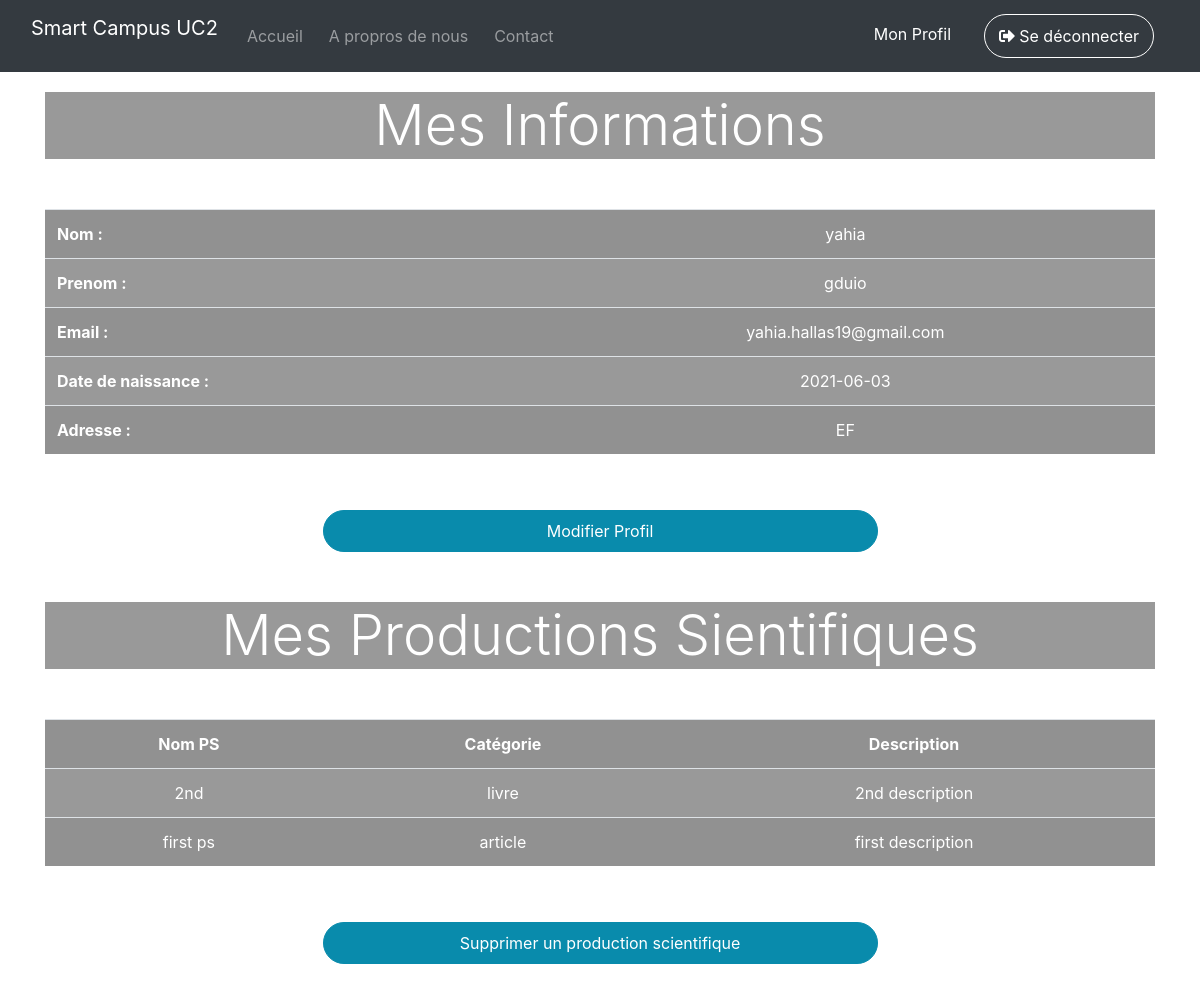
Before: /pages/profil.php (signed in) with the older database file.
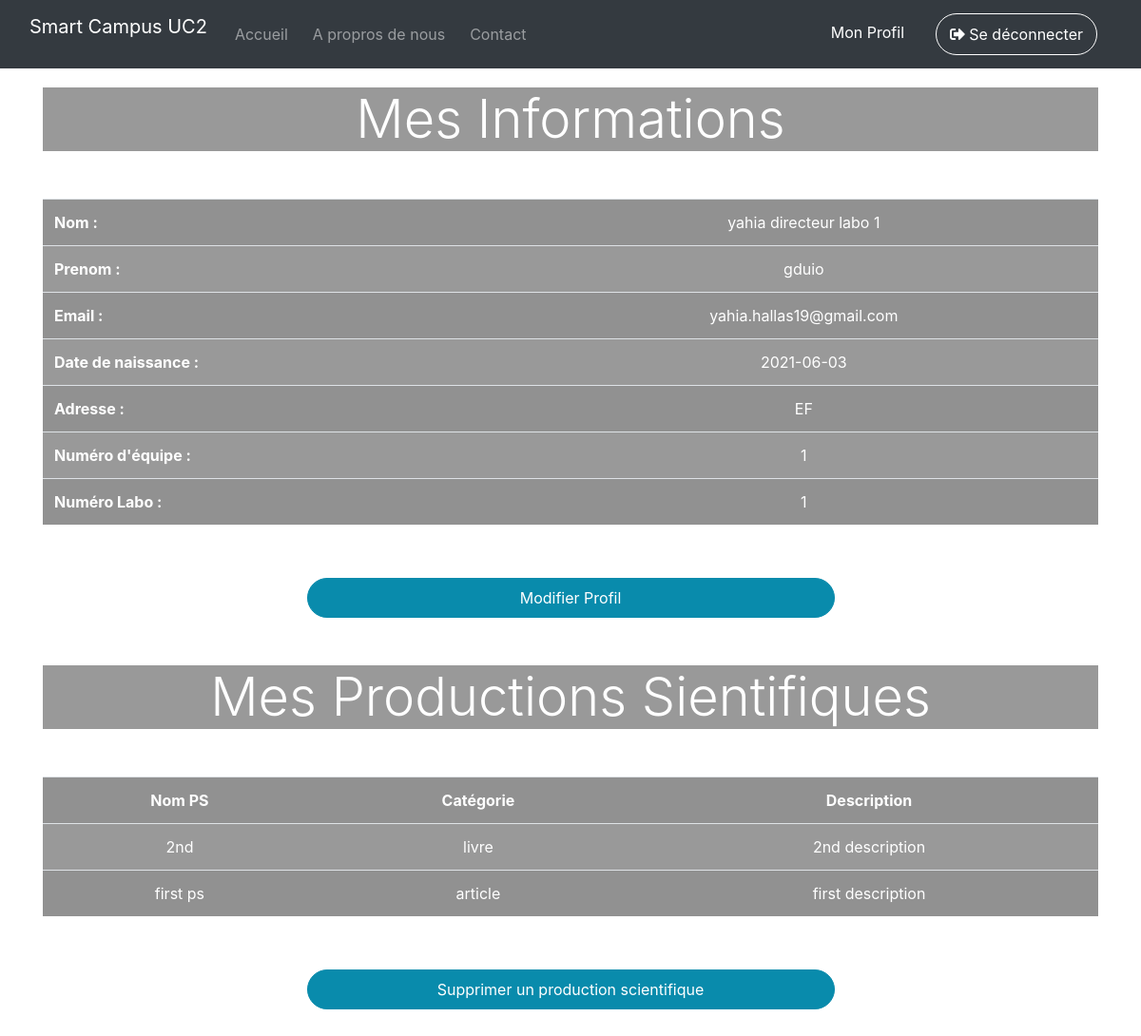
After: the same page with the newer database file.
### tables this page shows
CREATE TABLE `utilisateurs` (
  `id` int(11) NOT NULL,
  `nom` varchar(25) NOT NULL,
  `prenom` varchar(25) NOT NULL,
  `email` varchar(25) NOT NULL,
  `pass` varchar(64) NOT NULL,
  `date_nais` date NOT NULL,
  `adr` varchar(25) NOT NULL,
  `role` int(11) DEFAULT 1,
  `num_equipe` int(11) DEFAULT NULL,
  `num_projet` int(11) DEFAULT NULL,
  `num_labo` int(11) DEFAULT NULL
);

CREATE TABLE `production_sientifique` (
  `num_chercheur` int(11) NOT NULL,
  `nom_ps` varchar(25) NOT NULL,
  `categorie_ps` varchar(25) NOT NULL,
  `description` varchar(255) DEFAULT NULL
);

### pages/profil.php (the view, shortened to what this page needs)
<?php
include '../includes/bd.php';
$id = $_SESSION['id'];
$sql = "SELECT * FROM utilisateurs WHERE id ='$id' ";
$sqli = mysqli_query($con, $sql);
$user = mysqli_fetch_assoc($sqli);
$query = "SELECT * FROM `production_sientifique` WHERE `num_chercheur` ='$id' ";
$result = mysqli_query($con, $query);
?>
<!doctype html>
<html lang="en">
<head>
    <link rel="stylesheet" href="https://cdn.jsdelivr.net/npm/bootstrap@4.6.0/dist/css/bootstrap.min.css">
    <link rel="stylesheet" href="https://use.fontawesome.com/releases/v5.7.0/css/all.css">
    <link rel="stylesheet" href="../css/style.css">
</head>
<body>
    <nav class="navbar navbar-dark bg-dark navbar-expand-md ">
        <div class="container-fluid">
            <p><a class="navbar-brand" href="index.php">Smart Campus UC2</a></p>
            <div class="collapse navbar-collapse" id="navCollapse">
                <ul class="navbar-nav">
                    <li class="nav-item ">
                        <a class="nav-link" href="index.php">Accueil</a>
                    </li>
                    <li class="nav-item">
                        <a class="nav-link" href="aboutus.php">A propros de nous</a>
                    </li>
                    <li class="nav-item">
                        <a class="nav-link" href="contact.php">Contact</a>
                    </li>
                </ul>
                <ul id="h" class="navbar-nav ml-auto">
                    <li class="nav-item "><a class="nav-link active" href="profil.php">Mon Profil</a></li>
                    <li class=""><button id="con-btn" class="bg-dark"><a class="nav-link active" href="logout.php"><span class="fas fa-sign-out-alt "></span> Se déconnecter </a></button></li>
                </ul>
            </div>
        </div>
    </nav>
    <div id="tab" class="container ">
        <p class="display-4 text-center cap" style="color: white; margin-top: 20px;">Mes Informations</p>
        <table class="table table-striped table-hover" style="margin-top: 50px; color: white;">
            <tbody>
                <tr>
                    <th>Nom : </th>
                    <td class="text-center"><?= $user['nom'] ?></td>
                </tr>
                <tr>
                    <th>Prenom : </th>
                    <td class="text-center"><?= $user['prenom'] ?></td>
                </tr>
                <tr>
                    <th>Email : </th>
                    <td class="text-center"><?= $user['email'] ?></td>
                </tr>
                <tr>
                    <th>Date de naissance : </th>
                    <td class="text-center"><?= $user['date_nais'] ?></td>
                </tr>
                <tr>
                    <th>Adresse : </th>
                    <td class="text-center"><?= $user['adr'] ?></td>
                </tr>
                <?php if ($user['num_equipe'] != null) : ?>
                    <tr>
                        <th>Numéro d'équipe : </th>
                        <td class="text-center"><?= $user['num_equipe'] ?></td>
                    </tr>
                <?php endif; ?>
                <?php if ($user['num_labo'] != null) : ?>
                    <tr>
                        <th>Numéro Labo : </th>
                        <td class="text-center"><?= $user['num_labo'] ?></td>
                    </tr>
                <?php endif; ?>
            </tbody>
        </table>
        <div class="text-center">
            <a class="modifier" href="update.php"><button id="submit-btn" class="btn btn-success w-50 p-2 text-center">Modifier Profil</button></a>
        </div>
        <?php if ($result->num_rows > 0) : ?>
            <p class="display-4 text-center cap" style="margin-top: 50px; color: white;">Mes Productions Sientifiques</p>
            <table class="table table-striped table-hover text-center" style="margin-top: 50px; color: white;">
                <tbody>
                    <tr>
                        <th>Nom PS </th>
                        <th>Catégorie </th>
                        <th>Description </th>
                    </tr>
                    <?php while ($row = mysqli_fetch_assoc($result)) : ?>
                        <tr>
                            <td><?= $row["nom_ps"] ?></td>
                            <td><?= $row["categorie_ps"] ?></td>
                            <td><?= $row["description"] ?></td>
                        </tr>
                    <?php endwhile; ?>
                </tbody>
            </table>
        <?php endif; ?>
    </div>
    <?php if ($result->num_rows > 0) : ?>
        <div class="container">
            <div class="text-center" style="margin-bottom: 40px;">
                <a class="modifier" data-toggle="collapse" data-target="#supp"><button id="submit-btn" class="btn btn-success w-50 p-2 text-center">Supprimer un production scientifique</button></a>
            </div>
        </div>
    <?php endif; ?>
</body>
</html>

### css/style.css (style rules this page uses)
li { margin: 5px; }
#h li { margin-right: 15px; }
#con-btn { border: 1px solid white; border-radius: 50px; -webkit-border-radius: 50px; -moz-border-radius: 50px; -ms-border-radius: 50px; -o-border-radius: 50px; margin-left: 5px; }
#submit-btn { border-radius: 25px; -webkit-border-radius: 25px; -moz-border-radius: 25px; -ms-border-radius: 25px; -o-border-radius: 25px; margin-top: 40px; background-color: rgb(9, 139, 172); border-color: rgb(9, 139, 172); }
table { background: rgba(0, 0, 0, 0.4); }
.cap { background: rgba(0, 0, 0, 0.4); }
.modifier, .modifier:hover { text-decoration: none; color: white; }
nav { padding-left: 30px; }

Changed rows visible on the page:
changed utilisateurs "gduio": nom "yahia" → "yahia directeur labo 1"; num_equipe (not shown) → "1"; num_labo (not shown) → "1"
Other visible differences:
text now shown: "Numéro d'équipe : Numéro Labo :"
